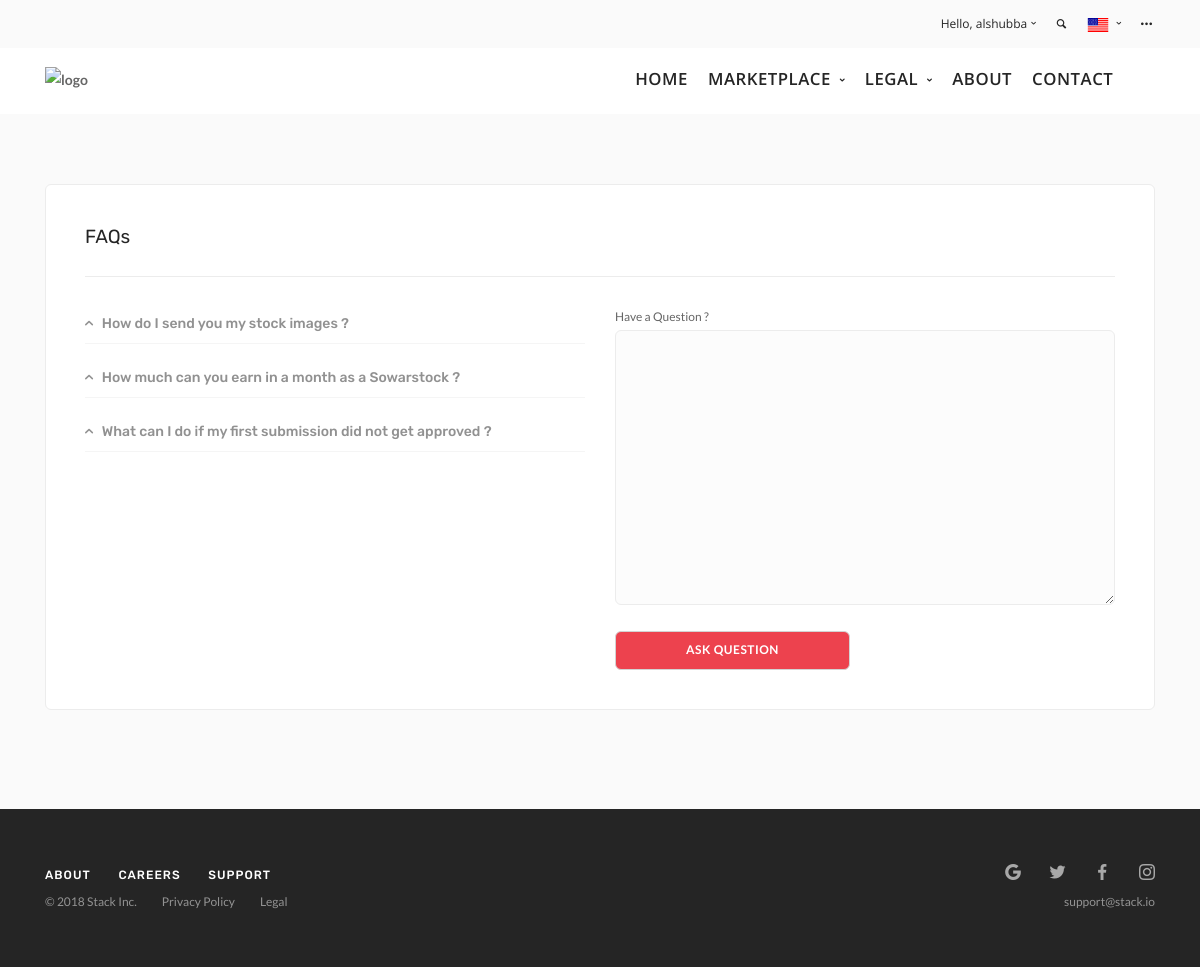
/faqs/ (signed in), run on the app's committed database.
### ssw/models.py (models this page shows, shortened)
class SowarStockUser(User):
    USER_TYPES = (("contributor", "Contributor"),("client", "Client"),
                  ("admin", "Admin"),("image_reviewer", "Image Reviewer"),
                  ("financial_admin", "Financial Admin"))
    LANGUAGES = (("en", "English"),("ar", "Arabic"))
    FORGOT_PASSWORD_STATUSES = (("none", "None"),("not_used", "Not Used"), ("used", "Used"))
    type = models.CharField(max_length=255, choices=USER_TYPES)
    country_code = models.CharField(max_length=5, null=True, blank=True)
    phone = models.CharField(max_length=10, null=True, blank=True)
    preferred_language = models.CharField(max_length=2, choices=LANGUAGES, null=True, blank=True)
    email_verification_code = models.UUIDField(default=uuid.uuid4)
    email_verified = models.BooleanField(default=False)
    forgot_password_verification = models.UUIDField(null=True, blank=True, unique=True)
    forgot_password_status = models.CharField(max_length=255, default="none", choices=FORGOT_PASSWORD_STATUSES)
    address = models.OneToOneField(Address, on_delete=models.PROTECT, null=True, blank=True)
    description = models.TextField(null=True, blank=True)
    profile_image = models.ImageField(upload_to='profile_images/', null=True, blank=True)
    class Meta:
        verbose_name = "Sowar Stock User"

class Faq(models.Model):
    question = models.TextField(blank=False, null = False)
    answer = models.TextField(blank=False, null = False)
    created_at = models.DateTimeField(auto_now_add=True)
    updated_at = models.DateTimeField(auto_now=True)

### ssw/views.py (the view, shortened to what this page needs)
# urls.py: url(r'^faqs/$', views.faqs_main, name='faqs_main'),
@login_required
def faqs_main(request):
    faqs = models.Faq.objects.all()
    personal_faqs = models.FaqPersonal.objects.filter(owner__id = request.user.id)
    form = forms.PersonalFaqForm()
    return render(request, "ssw/faqs_main.html", {"user":getSowarStockUser(request.user), "faqs": faqs, "personal_faqs": personal_faqs,
                                                  "form": form, "showcontributormenu": True, "activeDashboardMenu": "faqs"})

### ssw/forms.py
class PersonalFaqForm(ModelForm):
    class Meta:
        model = models.FaqPersonal
        fields = ["question"]
        labels = {
            'question': _('Have a Question ?')
        }

### ssw/views.py (called while the page is built)
def getSowarStockUser(user):
    if user.is_authenticated:
        u = models.SowarStockUser.objects.get(pk=user.pk)
        if u.type == "contributor":
            co = models.Contributor.objects.get(pk=user.pk)
            return co
        elif u.type == "client":
            cl = models.Client.objects.get(pk=user.pk)
            return cl
        return u # admins
    else:
        return user

### ssw/templates/ssw/faqs_main.html (shortened to what this page needs)
{% extends "ssw/main.html" %}
{% load static from staticfiles %}
{% load thumbnail %}
{% block content %}
<section class="bg--secondary space--sm">
                <div class="container">
                    <div class="row">
                        <div class="col-lg-12">
                            <div class="boxed boxed--lg boxed--border">
                                <h4>FAQs</h4>
                                <hr>
                                <div class="row">
                                    <div class="col-lg-6">
                                        {% if faqs %}
                                            <ul class="accordion accordion-2">
                                                {% for faq in faqs%}
                                                    <li>
                                                        <div class="accordion__title">
                                                            <span class="h5">{{faq.question}}</span>
                                                        </div>
                                                    </li>
                                                {% endfor %}
                                            </ul>
                                        {% else %}
                                            There are no general FAQs.
                                        {% endif %}
                                    </div>
                                    <div class="col-lg-6">
                                        <form method="post" action="">
                                            {{form.as_p}}
                                            <div class="row">
                                                <div class="col-lg-6">
                                                    <button type="submit" class="btn sowar_stock_color type--uppercase">Ask Question</button>
                                                </div>
                                            </div>
                                        </form>
                                    </div>
                                </div>
                            </div>
                        </div>
                    </div>
                </div>
            </section>
{% endblock %}

### ssw/templates/ssw/main.html (shortened to what this page needs)
{% load static from staticfiles %}
{% load notifications_tags %}
<!doctype html>
<html lang="en">
    <head>
        <link href="{% static 'ssw/css/bootstrap.css' %}" rel="stylesheet" type="text/css" media="all" />
        <link href="{% static 'ssw/css/stack-interface.css' %}" rel="stylesheet" type="text/css" media="all" />
        <link href="{% static 'ssw/css/socicon.css' %}" rel="stylesheet" type="text/css" media="all" />
        <link href="{% static 'ssw/css/lightbox.min.css' %}" rel="stylesheet" type="text/css" media="all" />
        <link href="{% static 'ssw/css/flickity.css' %}" rel="stylesheet" type="text/css" media="all" />
        <link href="{% static 'ssw/css/iconsmind.css' %}" rel="stylesheet" type="text/css" media="all" />
        <link href="{% static 'ssw/css/jquery.steps.css' %}" rel="stylesheet" type="text/css" media="all" />
        <link href="{% static 'ssw/css/theme.css' %}" rel="stylesheet" type="text/css" media="all" />
        <link href="{% static 'ssw/css/custom.css' %}" rel="stylesheet" type="text/css" media="all" />
        <link href="{% static 'ssw/css/font-rubiklato.css' %}" rel="stylesheet" type="text/css" media="all" />
        <link rel="stylesheet" href="https://use.fontawesome.com/releases/v5.2.0/css/all.css">
        <link href="{% static 'ssw/css/main.css' %}" rel="stylesheet" type="text/css" media="all" />
    </head>
    <body class=" ">
        <section class="bar bar-3 bar--sm bg--secondary">
            <div class="container">
                <div class="row">
                    <div class="col-lg-6">
                    </div>
                    <div class="col-lg-6 text-right text-left-xs text-left-sm">
                        <div class="bar__module">
                            <ul class="menu-horizontal">
                                {% if user.is_authenticated %}
                                <li class="dropdown">
                                    <span class="dropdown__trigger">Hello, {{ user }}</span>
                                </li>
                                {% endif %}
                                <li>
                                    <a href="#" data-notification-link="search-box">
                                        <i class="stack-search"></i>
                                    </a>
                                </li>
                                <li class="dropdown dropdown--absolute">
                                    <span class="dropdown__trigger">
                                        <img alt="Image" class="flag" src="{% static 'ssw/img/flag-1.png' %}">
                                    </span>
                                </li>
                                <li>
                                    <a href="#" data-notification-link="side-menu">
                                        <i class="stack-dot-3"></i>
                                    </a>
                                </li>
                            </ul>
                        </div>
                    </div>
                </div>
            </div>
        </section>
        <div class="nav-container ">
            <nav id="menu1" class="bar bar--sm bar-1 hidden-xs ">
                <div class="container">
                    <div class="row">
                        <div class="col-lg-1 col-md-2 hidden-xs">
                            <div class="bar__module">
                                <a href="/">
                                    <img class="logo logo-dark" style="max-height: 10em" alt="logo" src="{% static 'ssw/img/sowar_stock_logo_black_trans.png' %}">
                                </a>
                            </div>
                        </div>
                        <div class="col-lg-11 col-md-12 text-right text-left-xs text-left-sm">
                            <div class="bar__module">
                                <ul class="menu-horizontal text-left">
                                    <li>
                                        <a href="/" {% if activeDashboardMenu == "home" %} class="sowar_stock_color_font sowar_stock_color_underline"{% endif %}>HOME</a>
                                    </li>
                                    <li class="dropdown">
                                        <span
                                            {% if activeDashboardMenu == "photos" or activeDashboardMenu == "vectors" or activeDashboardMenu == "calligraphy" %} class="dropdown__trigger sowar_stock_color_font sowar_stock_color_underline"{% else %} class="dropdown__trigger"{% endif %}
                                        >
                                            Marketplace
                                        </span>
                                    </li>
                                    <li class="dropdown">
                                        <span
                                            {% if activeDashboardMenu == "legal_contributor" or activeDashboardMenu == "legal_license" or activeDashboardMenu == "legal_privacy" or activeDashboardMenu == "legal_terms" %} class="dropdown__trigger sowar_stock_color_font sowar_stock_color_underline"{% else %} class="dropdown__trigger"{% endif %}
                                        >
                                            Legal
                                        </span>
                                    </li>
                                    <li>
                                        <a href="{% url 'about' %}" {% if activeDashboardMenu == "about" %} class="sowar_stock_color_font sowar_stock_color_underline"{% endif %}>ABOUT</a>
                                    </li>
                                    <li>
                                        <a href="{% url 'contact' %}" {% if activeDashboardMenu == "contact" %} class="sowar_stock_color_font sowar_stock_color_underline"{% endif %}>CONTACT</a>
                                    </li>
                                </ul>
                            </div>
                        </div>
                    </div>
                </div>
            </nav>
        </div>
        <div class="main-container">
            <div class="row bg--secondary">
                <div class="col-md-3"></div>
                <div class="col-md-6">
                </div>
            </div>
            {% block content %}{% endblock %}
            <footer class="text-center-xs space--xs bg--dark ">
                <div class="container">
                    <div class="row">
                        <div class="col-md-7">
                            <ul class="list-inline">
                                <li>
                                    <a href="#">
                                        <span class="h6 type--uppercase">About</span>
                                    </a>
                                </li>
                                <li>
                                    <a href="#">
                                        <span class="h6 type--uppercase">Careers</span>
                                    </a>
                                </li>
                                <li>
                                    <a href="#">
                                        <span class="h6 type--uppercase">Support</span>
                                    </a>
                                </li>
                            </ul>
                        </div>
                        <div class="col-md-5 text-right text-center-xs">
                            <ul class="social-list list-inline list--hover">
                                <li>
                                    <a href="#">
                                        <i class="socicon socicon-google icon icon--xs"></i>
                                    </a>
                                </li>
                                <li>
                                    <a href="#">
                                        <i class="socicon socicon-twitter icon icon--xs"></i>
                                    </a>
                                </li>
                                <li>
                                    <a href="#">
                                        <i class="socicon socicon-facebook icon icon--xs"></i>
                                    </a>
                                </li>
                                <li>
                                    <a href="#">
                                        <i class="socicon socicon-instagram icon icon--xs"></i>
                                    </a>
                                </li>
                            </ul>
                        </div>
                    </div>
                    <div class="row">
                        <div class="col-md-7">
                            <span class="type--fine-print">&copy;
                                <span class="update-year"></span> Stack Inc.</span>
                            <a class="type--fine-print" href="#">Privacy Policy</a>
                            <a class="type--fine-print" href="#">Legal</a>
                        </div>
                        <div class="col-md-5 text-right text-center-xs">
                            <a class="type--fine-print" href="#">support@stack.io</a>
                        </div>
                    </div>
                </div>
            </footer>
        </div>
    </body>
</html>

### ssw/static/ssw/css/stack-interface.css (style rules this page uses)
[class^="stack-"]:before, [class*=" stack-"]:before { font-family: "stack-interface"; font-style: normal; font-weight: normal; speak: none; display: inline-block; text-decoration: inherit; width: 1em; margin-right: .2em; text-align: center; font-variant: normal; text-transform: none; line-height: 1em; margin-left: .2em; -webkit-font-smoothing: antialiased; -moz-osx-font-smoothing: grayscale; }
.stack-search:before { content: '\e805'; }
.stack-dot-3:before { content: '\e815'; }

### ssw/static/ssw/css/main.css (style rules this page uses)
.sowar_stock_color, .input-radio--innerlabel input:checked + label { background: #ed424e; border-color: #ed424e; color: #fff; }
.bar-1 .menu-horizontal > li > .dropdown__trigger, .bar-1 .menu-horizontal > li > a { font-size: 1.2em; }
.bar .logo { max-height: 10em; max-width: none; }
a { color:#666666; }
.dropdown__trigger { opacity:1 !important; }

### data on the page
SowarStockUser: username "alshubba"
Faq: question "How do I send you my stock images ?"
Faq: question "How much can you earn in a month as a Sowarstock ?"
Faq: question "What can I do if my first submission did not get approved ?"
